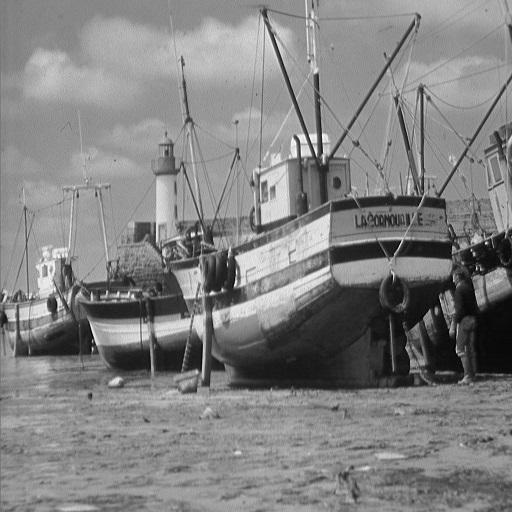
#> input picture entrega1/3-transformaciones/boat.jpg, 512 x 512 px
$ python transformacion-lineal.py
#> lines starting #> are read from the running program, lines starting #| are printed output that depends on the picture
import cv2
import matplotlib.pyplot as plt
import numpy as np


image0 = cv2.imread("boat.jpg",0)
#> image0 is the input picture: shape (512, 512); min 0, max 255, mean 129.7
#plt.figure()
plt.subplot(1,2,1)
plt.imshow(image0, cmap='gray')
# plt.title('original image')

new_image = np.zeros(image0.shape, image0.dtype)
alpha = 1.8
beta = 0

for y in range(image0.shape[0]):
  for x in range(image0.shape[1]):
    new_image[y,x] = np.clip(alpha*image0[y,x] + beta, 0, 255)
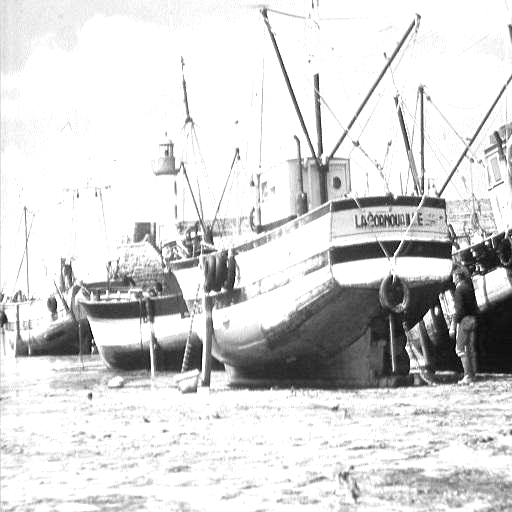
#> new_image: shape (512, 512); min 0, max 255, mean 214.1

plt.subplot(1,2,2)
plt.imshow(new_image, cmap='gray')
# plt.plot(image1)
plt.show()
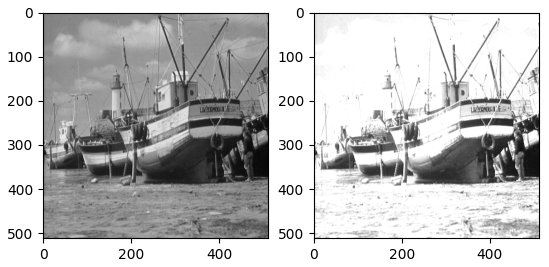
#> figure drawn by matplotlib, 2 panels
